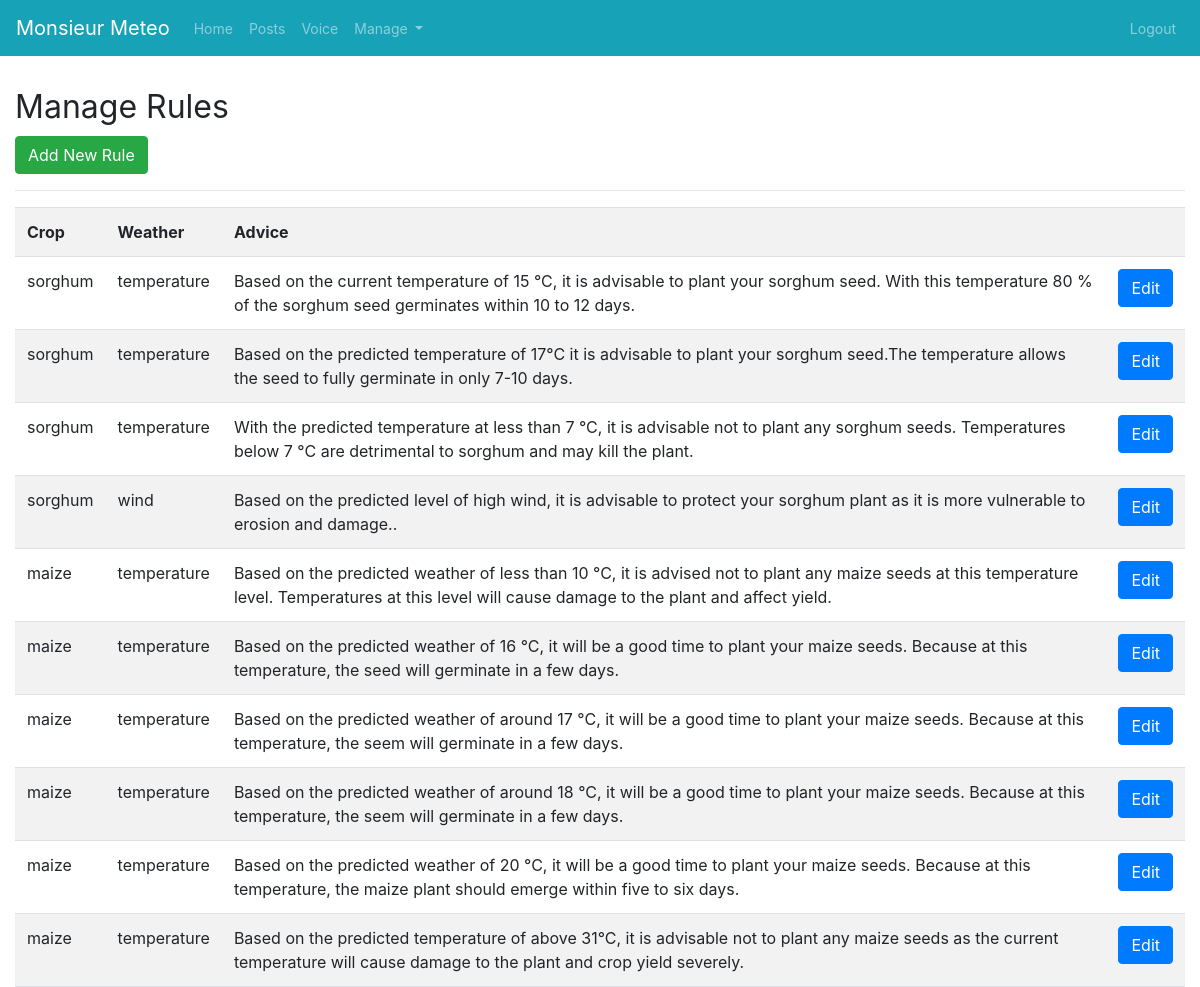
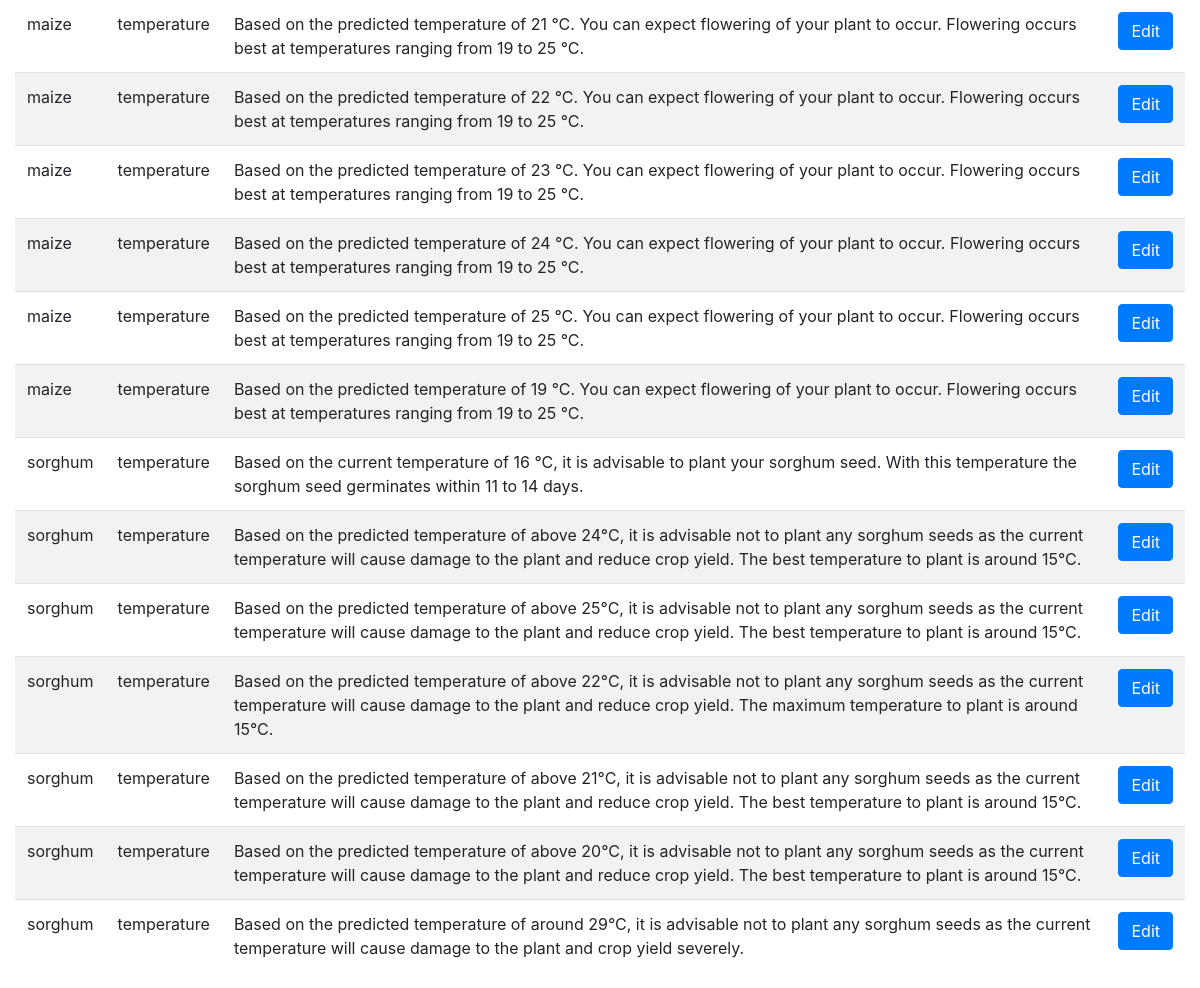
The page /manage_rules (signed in) on the database its author committed (2 pictures, top to bottom).
### app.py (models this page shows)
class Rules(db.Model):
    id =db.Column(db.Integer, primary_key=True)
    crop = db.Column(db.String(50), nullable=False)
    advice = db.Column(db.Text, nullable=False)
    weather = db.Column(db.String(50), nullable=False)
    weather_condition = db.Column(db.String(50), nullable=False)
    value = db.Column(db.Integer, nullable=False)
    create_date = db.Column(db.DateTime, nullable=False)

### app.py (the view)
@app.route('/manage_rules')
@is_logged_in
def manage_rules():
    rules = Rules.query.all()
    if len(rules) > 0:
        return render_template('manage_rules.html', rules=rules)
    else:
        msg = 'No Rules Found'
        return render_template('manage_rules.html', msg=msg)

### app.py (called while the page is built)
def is_logged_in(f):
    @wraps(f)
    def wrap(*args, **kwargs):
        if 'logged_in' in session:
            return f(*args, **kwargs)
        else:
            flash('Unathorized! Please login', 'danger')
            return redirect(url_for('login'))
    return wrap

### templates/manage_rules.html
{% extends 'layout.html' %}
{% block body %}
<div class="container-fluid">
   <h1><small>Manage Rules</small></h1>
   <a class="btn btn-success" href="/add_rule">Add New Rule </a>
   <hr>
   <table class="table table-striped">
    <tr>
      <th>Crop</th>
      <th>Weather</th>
      <th>Advice</th>
      <th></th>
    </tr>
    {% for rule in rules %}
    <tr>
      <td> {{rule.crop}} </td>
      <td> {{rule.weather}} </td>
      <td> {{rule.advice}} </td>
      <td><a href="edit_rule/{{rule.id}}" class="btn btn-primary pullright">Edit </td>
    </tr>
    {% endfor %}
   </table>
</div>
{% endblock %}

### templates/layout.html (shortened to what this page needs)
<!DOCTYPE html>
<html>
  <head>
    <link rel="stylesheet" type = "text/css" href="https://stackpath.bootstrapcdn.com/bootstrap/4.1.1/css/bootstrap.min.css">
    <link rel="stylesheet" type = "text/css" href="{{ url_for('static', filename= 'css/style.css') }}">
    <link rel="stylesheet" type = "text/css" href="{{ url_for('static', filename= 'plugins/font-awesome/css/font-awesome.min.css') }}">
    <link rel="stylesheet" type = "text/css" href="{{ url_for('static', filename= 'plugins/font-awesome/css/font-awesome.min.css') }}">
  </head>
  <body class = "bg-white">
    {% include 'includes/_navbar.html' %}
    <div class="" >
      {% block body %}
      {% endblock %}
    </div>
  </body>
</html>

### templates/includes/_navbar.html (shortened to what this page needs)
<nav class="navbar navbar-expand-md navbar-dark bg-info">
      <a class="navbar-brand" href="/">Monsieur Meteo</a>
    <div class="collapse navbar-collapse" id="navbarsExampleDefault">
        <ul class="navbar-nav mr-auto">
          <li class="nav-item">
            <a class="nav-link" href="/">Home <span class="sr-only">(current)</span></a>
          </li>
          <li class="nav-item">
            <a class="nav-link" href="/posts">Posts</a>
          </li>
          <li class="nav-item">
            <a class="nav-link" href="/voice">Voice</a>
          </li>
          {% if session.logged_in %}
            <li class="nav-item dropdown">
              <a class="nav-link dropdown-toggle" href="#" id="navbardrop" data-toggle="dropdown">
                Manage
              </a>
            </li>
          {% else %}
            <li class="nav-item">  <a class="nav-link" href="/login">Login</a></li>
          {% endif %}
        </ul>
        <ul class="navbar-nav navbar-left">
          {% if session.logged_in %}
            <li class="nav-item"><a class="nav-link" href="/logout">Logout</a></li>
          {% endif %}
        </ul>
    </div>
</nav>

### static/css/style.css (style rules this page uses)
.nav-link { font-size: 14px; }
.nav-link { color: #2098BF }

### rows shown on the page
Rules: crop "sorghum", weather "temperature", advice "Based on the current temperature of 15 °C, it is advisable to plant your sorghum seed. With this temperature 80 % of the sorghum seed germinates within 10 to 12 days."
Rules: crop "sorghum", weather "temperature", advice "Based on the predicted temperature of 17°C it is advisable to plant your sorghum seed.The temperature allows the seed to fully germinate in only 7-10 days."
Rules: crop "sorghum", weather "temperature", advice "With the predicted temperature at less than 7 °C, it is advisable not to plant any sorghum seeds. Temperatures below 7 °C are detrimental to sorghum and may kill the plant."
Rules: crop "sorghum", weather "wind", advice "Based on the predicted level of high wind, it is advisable to protect your sorghum plant as it is more vulnerable to erosion and damage.."
Rules: crop "maize", weather "temperature", advice "Based on the predicted weather of less than 10 °C, it is advised not to plant any maize seeds at this temperature level. Temperatures at this level will cause damage to the plant and affect yield."
Rules: crop "maize", weather "temperature", advice "Based on the predicted weather of 16 °C, it will be a good time to plant your maize seeds. Because at this temperature, the seed will germinate in a few days."
Rules: crop "maize", weather "temperature", advice "Based on the predicted weather of around 17 °C, it will be a good time to plant your maize seeds. Because at this temperature, the seem will germinate in a few days."
Rules: crop "maize", weather "temperature", advice "Based on the predicted weather of around 18 °C, it will be a good time to plant your maize seeds. Because at this temperature, the seem will germinate in a few days."
Rules: crop "maize", weather "temperature", advice "Based on the predicted weather of 20 °C, it will be a good time to plant your maize seeds. Because at this temperature, the maize plant should emerge within five to six days."
Rules: crop "maize", weather "temperature", advice "Based on the predicted temperature of above 31°C, it is advisable not to plant any maize seeds as the current temperature will cause damage to the plant and crop yield severely."
Rules: crop "maize", weather "temperature", advice "Based on the predicted temperature of 21 °C. You can expect flowering of your plant to occur. Flowering occurs best at temperatures ranging from 19 to 25 °C."
Rules: crop "maize", weather "temperature", advice "Based on the predicted temperature of 22 °C. You can expect flowering of your plant to occur. Flowering occurs best at temperatures ranging from 19 to 25 °C."
Rules: crop "maize", weather "temperature", advice "Based on the predicted temperature of 23 °C. You can expect flowering of your plant to occur. Flowering occurs best at temperatures ranging from 19 to 25 °C."
Rules: crop "maize", weather "temperature", advice "Based on the predicted temperature of 24 °C. You can expect flowering of your plant to occur. Flowering occurs best at temperatures ranging from 19 to 25 °C."
Rules: crop "maize", weather "temperature", advice "Based on the predicted temperature of 25 °C. You can expect flowering of your plant to occur. Flowering occurs best at temperatures ranging from 19 to 25 °C."
Rules: crop "maize", weather "temperature", advice "Based on the predicted temperature of 19 °C. You can expect flowering of your plant to occur. Flowering occurs best at temperatures ranging from 19 to 25 °C."
Rules: crop "sorghum", weather "temperature", advice "Based on the current temperature of 16 °C, it is advisable to plant your sorghum seed. With this temperature the sorghum seed germinates within 11 to 14 days."
Rules: crop "sorghum", weather "temperature", advice "Based on the predicted temperature of above 24°C, it is advisable not to plant any sorghum seeds as the current temperature will cause damage to the plant and reduce crop yield. The best temperature to plant is around 15°C."
Rules: crop "sorghum", weather "temperature", advice "Based on the predicted temperature of above 25°C, it is advisable not to plant any sorghum seeds as the current temperature will cause damage to the plant and reduce crop yield. The best temperature to plant is around 15°C."
Rules: crop "sorghum", weather "temperature", advice "Based on the predicted temperature of above 22°C, it is advisable not to plant any sorghum seeds as the current temperature will cause damage to the plant and reduce crop yield. The maximum temperature to plant is around 15°C."
Rules: crop "sorghum", weather "temperature", advice "Based on the predicted temperature of above 21°C, it is advisable not to plant any sorghum seeds as the current temperature will cause damage to the plant and reduce crop yield. The best temperature to plant is around 15°C."
Rules: crop "sorghum", weather "temperature", advice "Based on the predicted temperature of above 20°C, it is advisable not to plant any sorghum seeds as the current temperature will cause damage to the plant and reduce crop yield. The best temperature to plant is around 15°C."
Rules: crop "sorghum", weather "temperature", advice "Based on the predicted temperature of around 29°C, it is advisable not to plant any sorghum seeds as the current temperature will cause damage to the plant and crop yield severely."
